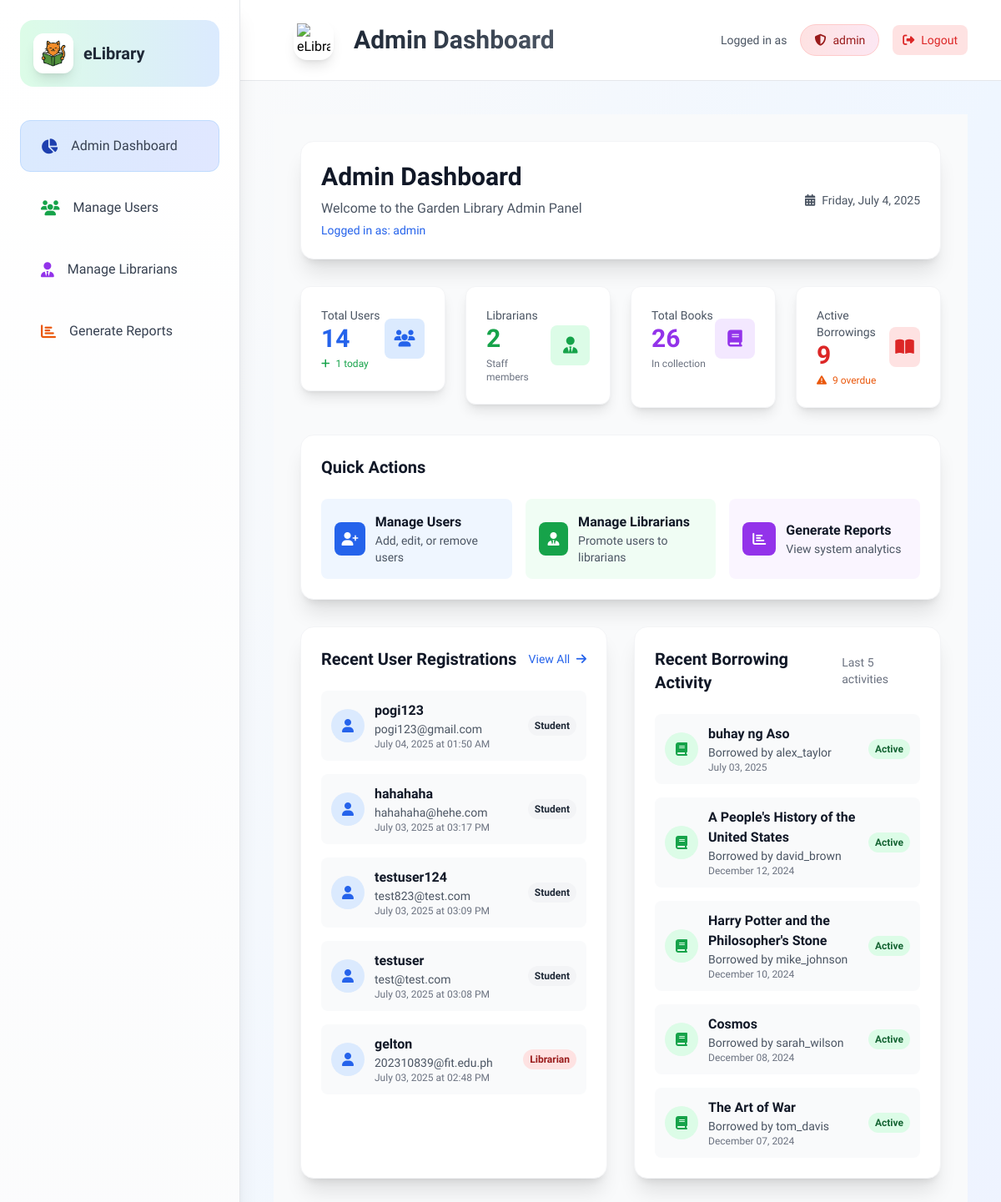
The page /pages/admin/index.php (signed in) on the database its author committed.
### tables this page shows
CREATE TABLE `users` (
  `user_id` int(11) NOT NULL,
  `username` varchar(50) NOT NULL,
  `password` varchar(255) NOT NULL,
  `role` enum('admin','student') NOT NULL,
  `email` varchar(100) NOT NULL,
  `created_at` timestamp NOT NULL DEFAULT current_timestamp(),
  `phone` varchar(20) DEFAULT NULL,
  `address` text DEFAULT NULL,
  `updated_at` timestamp NOT NULL DEFAULT current_timestamp() ON UPDATE current_timestamp()
);

CREATE TABLE `borrowings` (
  `borrowing_id` int(11) NOT NULL,
  `book_id` varchar(25) NOT NULL,
  `user_id` int(11) NOT NULL,
  `borrow_date` date NOT NULL,
  `due_date` date NOT NULL,
  `return_date` date DEFAULT NULL
);

CREATE TABLE `books` (
  `book_id` varchar(25) NOT NULL,
  `title` varchar(255) NOT NULL,
  `author` varchar(255) NOT NULL,
  `publish_date` date DEFAULT NULL,
  `category` varchar(3) NOT NULL,
  `book_cover` varchar(255) DEFAULT NULL,
  `added_date` date NOT NULL,
  `status` enum('available','borrowed','archived','reserved') DEFAULT 'available',
  `is_deleted` tinyint(1) DEFAULT 0
);

### pages/admin/includes/admin_functions.php (called while the page is built, shortened)
<?php
function getSystemStats($pdo) {
    try {
        $stats = [];
        $stmt = $pdo->query("SELECT COUNT(*) FROM users WHERE role = 'student'");
        $stats['total_users'] = $stmt->fetchColumn();
        $stmt = $pdo->query("SELECT COUNT(*) FROM users WHERE role = 'admin' AND username != 'admin'");
        $stats['total_librarians'] = $stmt->fetchColumn();
        $stmt = $pdo->query("SELECT COUNT(*) FROM books WHERE is_deleted = FALSE");
        $stats['total_books'] = $stmt->fetchColumn();
        $stmt = $pdo->query("SELECT COUNT(*) FROM borrowings WHERE return_date IS NULL");
        $stats['active_borrowings'] = $stmt->fetchColumn();
        $stmt = $pdo->query("SELECT COUNT(*) FROM borrowings WHERE return_date IS NULL AND due_date < CURDATE()");
        $stats['overdue_books'] = $stmt->fetchColumn();
        $stmt = $pdo->query("SELECT COUNT(*) FROM users WHERE DATE(created_at) = CURDATE()");
        $stats['today_registrations'] = $stmt->fetchColumn();
        return $stats;
    } catch (PDOException $e) {
        error_log("Error getting system stats: " . $e->getMessage());
        return [
            'total_users' => 0,
            'total_librarians' => 0,
            'total_books' => 0,
            'active_borrowings' => 0,
            'overdue_books' => 0,
            'today_registrations' => 0
        ];
    }
}
?>

### pages/admin/index.php (the view, shortened to what this page needs)
<?php
include_once 'includes/admin_header.php';
include_once 'includes/admin_functions.php';
include_once '../../includes/db_connection.php';
$stats = getSystemStats($pdo);
try {
    $stmt = $pdo->query("SELECT COUNT(*) FROM users WHERE DATE(created_at) = CURDATE()");
    $today_registrations = $stmt->fetchColumn();
    $stmt = $pdo->query("SELECT COUNT(*) FROM borrowings WHERE return_date IS NULL AND due_date < CURDATE()");
    $overdue_books = $stmt->fetchColumn();
    $stmt = $pdo->prepare("
        SELECT u.*,
               DATE_FORMAT(u.created_at, '%M %d, %Y at %h:%i %p') as formatted_date,
               0 as is_deleted
        FROM users u
        ORDER BY u.created_at DESC
        LIMIT 5
    ");
    $stmt->execute();
    $recent_users = $stmt->fetchAll(PDO::FETCH_ASSOC);
    $stmt = $pdo->prepare("
        SELECT b.*, u.username, bk.title,
               DATE_FORMAT(b.borrow_date, '%M %d, %Y') as formatted_date
        FROM borrowings b
        JOIN users u ON b.user_id = u.user_id
        JOIN books bk ON b.book_id = bk.book_id
        ORDER BY b.borrow_date DESC
        LIMIT 5
    ");
    $stmt->execute();
    $recent_borrowings = $stmt->fetchAll(PDO::FETCH_ASSOC);
} catch (PDOException $e) {
    $today_registrations = 0;
    $overdue_books = 0;
    $recent_users = [];
    $recent_borrowings = [];
    $error_message = "Database error: " . $e->getMessage();
}
?>
<div class="min-h-screen bg-gray-50 p-4 sm:p-6 lg:p-8">
    <div class="max-w-7xl mx-auto">
        <div class="bg-white rounded-2xl shadow-xl border border-gray-100 p-6 mb-8">
            <div class="flex flex-col lg:flex-row lg:items-center lg:justify-between gap-4">
                <div>
                    <h1 class="text-3xl font-bold text-gray-900 mb-2">Admin Dashboard</h1>
                    <p class="text-gray-600">Welcome to the Garden Library Admin Panel</p>
                    <?php if (isset($_SESSION['username'])): ?>
                        <p class="text-sm text-blue-600 mt-1">Logged in as: <?php echo htmlspecialchars($_SESSION['username']); ?></p>
                    <?php endif; ?>
                </div>
                <div class="flex items-center gap-3">
                    <div class="flex items-center gap-2 text-sm text-gray-600">
                        <i class="fas fa-calendar-alt"></i>
                        <span><?php echo date('l, F j, Y'); ?></span>
                    </div>
                </div>
            </div>
        </div>
        <div class="grid grid-cols-1 md:grid-cols-2 lg:grid-cols-4 gap-6 mb-8">
            <a href="modules/manage_users.php" class="block group">
                <div class="bg-white rounded-xl shadow-lg p-6 border border-gray-100 hover:shadow-xl transition-all duration-300 transform group-hover:-translate-y-1">
                    <div class="flex items-center justify-between">
                        <div>
                            <p class="text-sm font-medium text-gray-600">Total Users</p>
                            <p class="text-3xl font-bold text-blue-600"><?php echo number_format($stats['total_users']); ?></p>
                            <p class="text-xs text-green-600 mt-1">
                                <i class="fas fa-plus mr-1"></i>
                                <?php echo $today_registrations; ?> today
                            </p>
                        </div>
                        <div class="w-12 h-12 bg-blue-100 rounded-lg flex items-center justify-center group-hover:bg-blue-200 transition-colors">
                            <i class="fas fa-users text-blue-600 text-xl"></i>
                        </div>
                    </div>
                </div>
            </a>
            <a href="modules/manage_librarians.php" class="block group">
                <div class="bg-white rounded-xl shadow-lg p-6 border border-gray-100 hover:shadow-xl transition-all duration-300 transform group-hover:-translate-y-1">
                    <div class="flex items-center justify-between">
                        <div>
                            <p class="text-sm font-medium text-gray-600">Librarians</p>
                            <p class="text-3xl font-bold text-green-600"><?php echo number_format($stats['total_librarians']); ?></p>
                            <p class="text-xs text-gray-500 mt-1">Staff members</p>
                        </div>
                        <div class="w-12 h-12 bg-green-100 rounded-lg flex items-center justify-center group-hover:bg-green-200 transition-colors">
                            <i class="fas fa-user-tie text-green-600 text-xl"></i>
                        </div>
                    </div>
                </div>
            </a>
            <div class="bg-white rounded-xl shadow-lg p-6 border border-gray-100">
                <div class="flex items-center justify-between">
                    <div>
                        <p class="text-sm font-medium text-gray-600">Total Books</p>
                        <p class="text-3xl font-bold text-purple-600"><?php echo number_format($stats['total_books']); ?></p>
                        <p class="text-xs text-gray-500 mt-1">In collection</p>
                    </div>
                    <div class="w-12 h-12 bg-purple-100 rounded-lg flex items-center justify-center">
                        <i class="fas fa-book text-purple-600 text-xl"></i>
                    </div>
                </div>
            </div>
            <div class="bg-white rounded-xl shadow-lg p-6 border border-gray-100">
                <div class="flex items-center justify-between">
                    <div>
                        <p class="text-sm font-medium text-gray-600">Active Borrowings</p>
                        <p class="text-3xl font-bold text-red-600"><?php echo number_format($stats['active_borrowings']); ?></p>
                        <p class="text-xs text-orange-600 mt-1">
                            <i class="fas fa-exclamation-triangle mr-1"></i>
                            <?php echo $overdue_books; ?> overdue
                        </p>
                    </div>
                    <div class="w-12 h-12 bg-red-100 rounded-lg flex items-center justify-center">
                        <i class="fas fa-book-open text-red-600 text-xl"></i>
                    </div>
                </div>
            </div>
        </div>
        <div class="bg-white rounded-2xl shadow-xl border border-gray-100 p-6 mb-8">
            <h2 class="text-xl font-semibold text-gray-900 mb-6">Quick Actions</h2>
            <div class="grid grid-cols-1 md:grid-cols-3 gap-4">
                <a href="modules/manage_users.php" class="flex items-center gap-3 p-4 bg-blue-50 hover:bg-blue-100 rounded-lg transition-colors duration-200">
                    <div class="w-10 h-10 bg-blue-600 rounded-lg flex items-center justify-center">
                        <i class="fas fa-user-plus text-white"></i>
                    </div>
                    <div>
                        <p class="font-semibold text-gray-900">Manage Users</p>
                        <p class="text-sm text-gray-600">Add, edit, or remove users</p>
                    </div>
                </a>
                <a href="modules/manage_librarians.php" class="flex items-center gap-3 p-4 bg-green-50 hover:bg-green-100 rounded-lg transition-colors duration-200">
                    <div class="w-10 h-10 bg-green-600 rounded-lg flex items-center justify-center">
                        <i class="fas fa-user-tie text-white"></i>
                    </div>
                    <div>
                        <p class="font-semibold text-gray-900">Manage Librarians</p>
                        <p class="text-sm text-gray-600">Promote users to librarians</p>
                    </div>
                </a>
                <a href="modules/generate_reports.php" class="flex items-center gap-3 p-4 bg-purple-50 hover:bg-purple-100 rounded-lg transition-colors duration-200">
                    <div class="w-10 h-10 bg-purple-600 rounded-lg flex items-center justify-center">
                        <i class="fas fa-chart-bar text-white"></i>
                    </div>
                    <div>
                        <p class="font-semibold text-gray-900">Generate Reports</p>
                        <p class="text-sm text-gray-600">View system analytics</p>
                    </div>
                </a>
            </div>
        </div>
        <div class="grid grid-cols-1 lg:grid-cols-2 gap-8">
            <div class="bg-white rounded-2xl shadow-xl border border-gray-100 p-6">
                <div class="flex justify-between items-center mb-6">
                    <h2 class="text-xl font-semibold text-gray-900">Recent User Registrations</h2>
                    <a href="modules/manage_users.php" class="text-blue-600 hover:text-blue-800 text-sm font-medium">
                        View All <i class="fas fa-arrow-right ml-1"></i>
                    </a>
                </div>
                <?php if (!empty($recent_users)): ?>
                    <div class="space-y-4">
                        <?php foreach ($recent_users as $user): ?>
                            <div class="flex items-center gap-3 p-3 bg-gray-50 rounded-lg">
                                <div class="w-10 h-10 bg-blue-100 rounded-full flex items-center justify-center">
                                    <i class="fas fa-user text-blue-600"></i>
                                </div>
                                <div class="flex-1">
                                    <p class="font-semibold text-gray-900"><?php echo htmlspecialchars($user['username']); ?></p>
                                    <p class="text-sm text-gray-600"><?php echo htmlspecialchars($user['email']); ?></p>
                                    <p class="text-xs text-gray-500"><?php echo $user['formatted_date']; ?></p>
                                </div>
                                <span class="px-2 py-1 text-xs font-semibold rounded-full
                                    <?php echo $user['role'] === 'admin' ? 'bg-red-100 text-red-800' :
                                             ($user['role'] === 'librarian' ? 'bg-blue-100 text-blue-800' : 'bg-gray-100 text-gray-800'); ?>">
                                    <?php
                                    if ($user['role'] === 'admin') {
                                        echo ($user['username'] === 'admin') ? 'Administrator' : 'Librarian';
                                    } else {
                                        echo ucfirst($user['role']);
                                    }
                                    ?>
                                </span>
                            </div>
                        <?php endforeach; ?>
                    </div>
                <?php endif; ?>
            </div>
            <div class="bg-white rounded-2xl shadow-xl border border-gray-100 p-6">
                <div class="flex justify-between items-center mb-6">
                    <h2 class="text-xl font-semibold text-gray-900">Recent Borrowing Activity</h2>
                    <span class="text-sm text-gray-500">Last 5 activities</span>
                </div>
                <?php if (!empty($recent_borrowings)): ?>
                    <div class="space-y-4">
                        <?php foreach ($recent_borrowings as $borrowing): ?>
                            <div class="flex items-center gap-3 p-3 bg-gray-50 rounded-lg">
                                <div class="w-10 h-10 bg-green-100 rounded-full flex items-center justify-center">
                                    <i class="fas fa-book text-green-600"></i>
                                </div>
                                <div class="flex-1">
                                    <p class="font-semibold text-gray-900"><?php echo htmlspecialchars($borrowing['title']); ?></p>
                                    <p class="text-sm text-gray-600">Borrowed by <?php echo htmlspecialchars($borrowing['username']); ?></p>
                                    <p class="text-xs text-gray-500"><?php echo $borrowing['formatted_date']; ?></p>
                                </div>
                                <span class="px-2 py-1 text-xs font-semibold bg-green-100 text-green-800 rounded-full">
                                    Active
                                </span>
                            </div>
                        <?php endforeach; ?>
                    </div>
                <?php endif; ?>
            </div>
        </div>
    </div>
</div>

### assets/css/style.css (style rules this page uses)
body, header { font-family: 'Raleway'; margin: 0; padding: 0; }
body { overflow-x: hidden; }
.transition-all { transition: all 0.3s ease-in-out !important; }

### pages/admin/assets/css/style.css (style rules this page uses)
:root { --primary-color: #3B82F6; --primary-dark: #2563EB; --primary-light: #93C5FD; --secondary-color: #6B7280; --secondary-dark: #4B5563; --secondary-light: #D1D5DB; --accent-color: #EF4444; --accent-dark: #DC2626; --accent-light: #FCA5A5; --bg-color: #F8FAFC; --white: #FFFFFF; --black: #1F2937; }
* { margin: 0; padding: 0; box-sizing: border-box; }
body, html, * { font-family: 'Raleway', sans-serif !important; }
.font-raleway { font-family: 'Raleway', sans-serif !important; }
body { font-family: 'Raleway', Arial, sans-serif !important; background-color: var(--bg-color); color: var(--black); line-height: 1.6; }
i[class*="fa-"] { font-family: "Font Awesome 6 Free", "Font Awesome 6 Pro", "FontAwesome" !important; font-weight: 900 !important; font-style: normal !important; display: inline-block !important; text-rendering: auto !important; -webkit-font-smoothing: antialiased !important; -moz-osx-font-smoothing: grayscale !important; }
.fa, .fas, .far, .fal, .fab { font-family: "Font Awesome 6 Free" !important; font-weight: 900 !important; }

### rows shown on the page
users: username "pogi123", email "pogi123@gmail.com", formatted_date "July 04, 2025 at 01:50 AM", role "Student"
users: username "hahahaha", email "hahahaha@hehe.com", formatted_date "July 03, 2025 at 03:17 PM", role "Student"
users: username "testuser124", email "test823@test.com", formatted_date "July 03, 2025 at 03:09 PM", role "Student"
users: username "testuser", email "test@test.com", formatted_date "July 03, 2025 at 03:08 PM", role "Student"
users: username "gelton", email "202310839@fit.edu.ph", formatted_date "July 03, 2025 at 02:48 PM", role "Librarian"
borrowings: book.title "buhay ng Aso", user.username "alex_taylor", formatted_date "July 03, 2025"
borrowings: book.title "A People's History of the United States", user.username "david_brown", formatted_date "December 12, 2024"
borrowings: book.title "Harry Potter and the Philosopher's Stone", user.username "mike_johnson", formatted_date "December 10, 2024"
borrowings: book.title "Cosmos", user.username "sarah_wilson", formatted_date "December 08, 2024"
borrowings: book.title "The Art of War", user.username "tom_davis", formatted_date "December 07, 2024"

### other values the page prints
$_SESSION['username'] "admin"
$stats['total_users'] "14"
$today_registrations "1"
$stats['total_librarians'] "2"
$stats['total_books'] "26"
$stats['active_borrowings'] "9"
$overdue_books "9"
